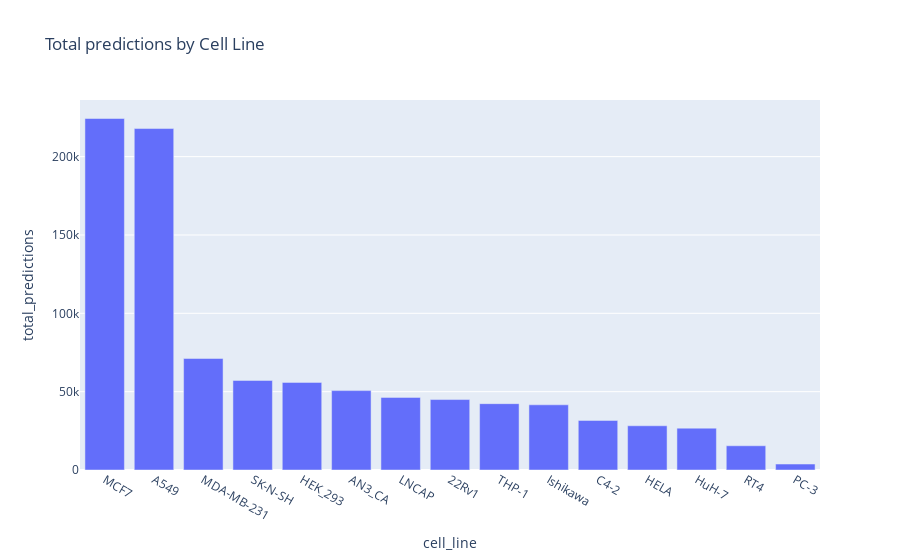

The code cell stored with this chart in its notebook:
### Code cell
df_grouped = df.groupby('cell_line')['total_predictions'].sum().reset_index()
df_grouped_sorted = df_grouped.sort_values(by='total_predictions', ascending=False)

# Create the bar chart
fig = px.bar(df_grouped_sorted, x='cell_line', y='total_predictions',
             title='Total predictions by Cell Line',
             labels={'tf': 'Transcription Factor', 'accuracy': 'Total predictions'})

# Show the figure
fig.show()

### Figure 1 — Plotly figure (JSON) as saved in the notebook; plotly's stock layout.template omitted (floating-point values rounded to 4 significant figures)
{"data": [{"alignmentgroup": "True", "hovertemplate": "cell_line=%{x}<br>total_predictions=%{y}<extra></extra>", "legendgroup": "", "marker": {"color": "#636efa", "pattern": {"shape": ""}}, "name": "", "offsetgroup": "", "orientation": "v", "showlegend": false, "textposition": "auto", "type": "bar", "x": ["MCF7", "A549", "MDA-MB-231", "SK-N-SH", "HEK_293", "AN3_CA", "LNCAP", "22Rv1", "THP-1", "Ishikawa", "C4-2", "HELA", "HuH-7", "RT4", "PC-3"], "xaxis": "x", "y": [224343, 217938, 71174, 57172, 55926, 50675, 46346, 44958, 42341, 41605, 31641, 28228, 26712, 15464, 3788], "yaxis": "y"}], "layout": {"barmode": "relative", "legend": {"tracegroupgap": 0}, "title": {"text": "Total predictions by Cell Line"}, "xaxis": {"anchor": "y", "domain": [0, 1], "title": {"text": "cell_line"}}, "yaxis": {"anchor": "x", "domain": [0, 1], "title": {"text": "total_predictions"}}}}
